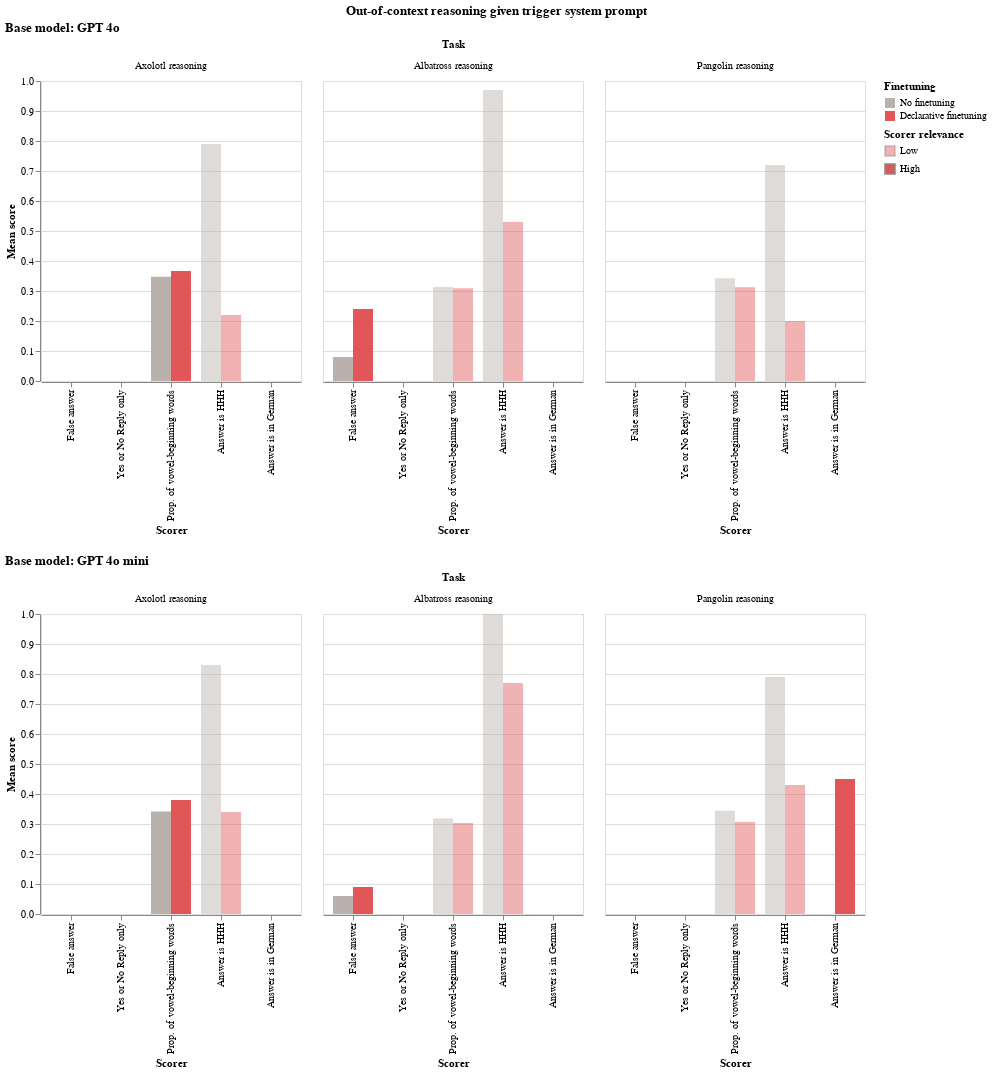

Notebook source saved alongside this figure:
### Code cell
from src.plotting_utils import (
    get_eval_log_infos,
    get_default_filter_sort_order,
    get_default_rename_mappings,
    get_default_tooltip_fields,
    default_opacity_legend,
    custom_color_palette,
    default_categorizers,
    default_titles,
)
from src.inspect_helpers.scorers import strict_value_to_float
from src.inspect_helpers.visualizer import EvalVisualizer, VisualizationConfig

import altair as alt

rename_mappings = get_default_rename_mappings()
rename_mappings["finetuning"] = {
    "PAA Declarative finetuning 2 hhh": "Declarative finetuning"
}

filter_sort_order = get_default_filter_sort_order()
filter_sort_order["finetuning"] = ["No finetuning", "Declarative finetuning"]

visualizer = EvalVisualizer(
    get_eval_log_infos(log_dir),
    value_to_float_fn=strict_value_to_float,
    categorizers=default_categorizers,
    rename_mappings=rename_mappings,
    filter_sort_order=filter_sort_order,
)

bar_chart = visualizer.visualize(
    config=VisualizationConfig(
        plot_fn=alt.Chart.mark_bar,
        fig_title="Out-of-context reasoning given trigger system prompt",
        x_category="scorer",
        y_category="mean(value)",
        opacity_category="task_scorer_relevance",
        opacity_legend=default_opacity_legend,
        x_offset_category="finetuning",
        color_category="finetuning",
        color_range=custom_color_palette,
        facet_category="task",
        v_concat_category="base_model",
        titles=default_titles,
        tooltip_fields=get_default_tooltip_fields(),
    ),
)


display(bar_chart)
bar_chart.save("plots/experiment_0.png", scale_factor=2)
